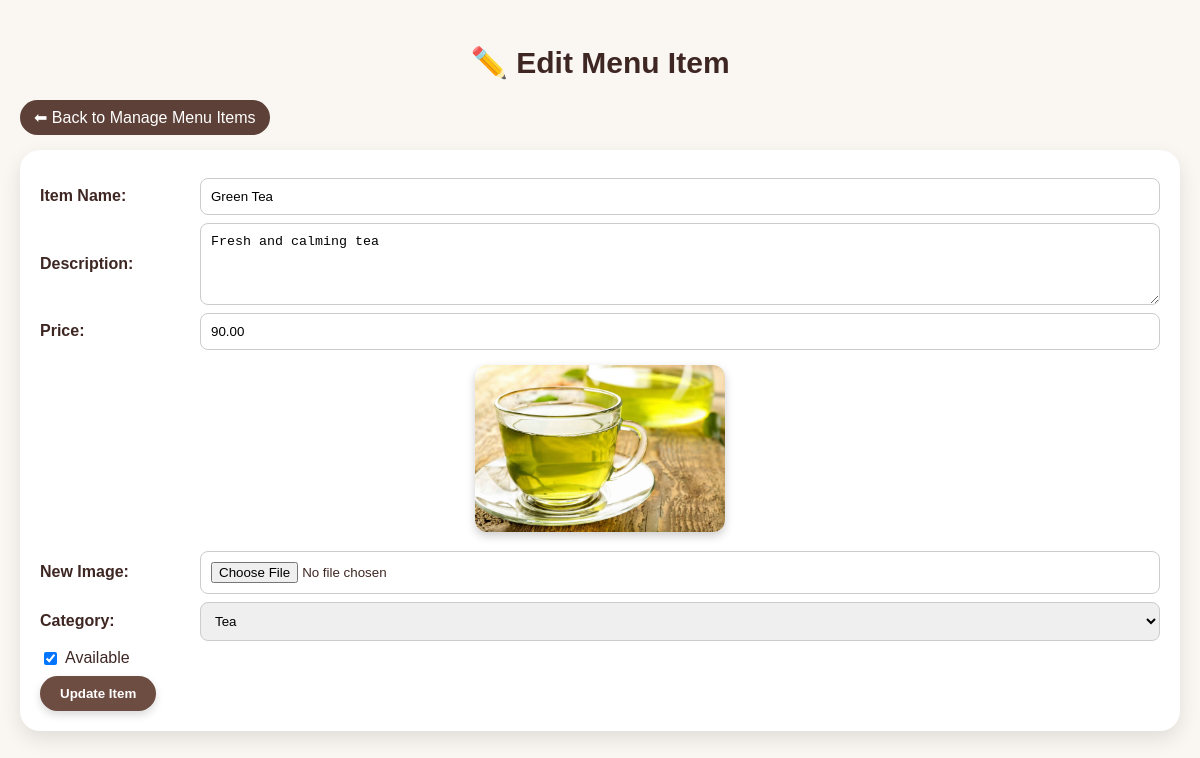
/menu_edit.php?id=6, run on an earlier commit of the app's database.
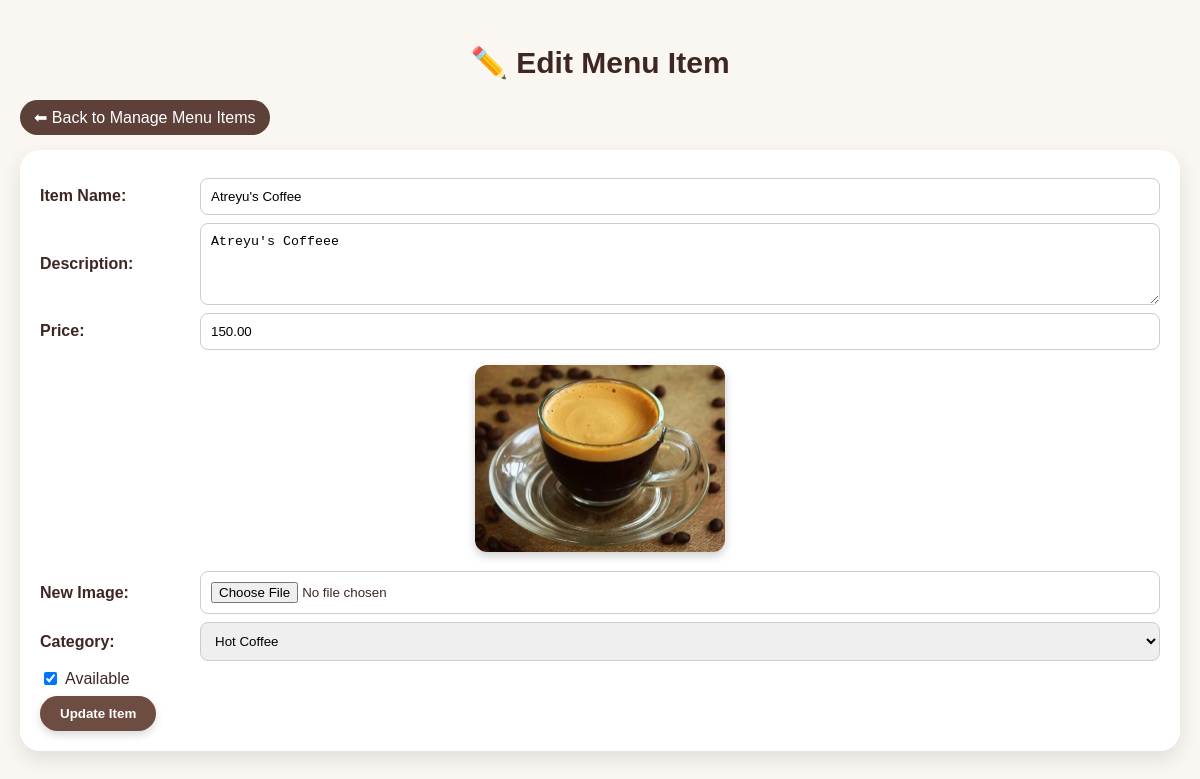
And on a later commit of the database.
### tables this page shows
CREATE TABLE `menu_items` (
  `item_id` int(11) NOT NULL,
  `category_id` int(11) DEFAULT NULL,
  `item_name` varchar(100) DEFAULT NULL,
  `description` text DEFAULT NULL,
  `price` decimal(10,2) DEFAULT NULL,
  `image_url` varchar(255) DEFAULT NULL,
  `is_available` tinyint(1) DEFAULT 1
);

### menu_edit.php (the view, shortened to what this page needs)
<?php
include 'db.php';
$id = isset($_GET['id']) ? (int)$_GET['id'] : 0;
$stmt = $conn->prepare("SELECT * FROM menu_items WHERE item_id=?");
$stmt->bind_param("i", $id);
$stmt->execute();
$item = $stmt->get_result()->fetch_assoc();
?>
<!DOCTYPE html>
<html lang="en">
<head>
</head>
<body>
<h2>✏️ Edit Menu Item</h2>
<a href="menu_admin.php" class="back-btn">⬅ Back to Manage Menu Items</a>
<div class="card">
  <form method="POST" enctype="multipart/form-data">
    <div class="form-group">
      <label for="item_name">Item Name:</label>
      <input type="text" id="item_name" name="item_name" value="<?php echo htmlspecialchars($item['item_name']); ?>" required>
    </div>
    <div class="form-group">
      <label for="description">Description:</label>
      <textarea id="description" name="description"><?php echo htmlspecialchars($item['description']); ?></textarea>
    </div>
    <div class="form-group">
      <label for="price">Price:</label>
      <input type="number" id="price" step="0.01" name="price" value="<?php echo htmlspecialchars($item['price']); ?>" required>
    </div>
    <div style="text-align: center; margin: 15px 0;">
      <img src="<?php echo htmlspecialchars($item['image_url']); ?>" alt="Current Image" class="menu-img">
    </div>
    <div class="form-group">
      <label for="image">New Image:</label>
      <input type="file" id="image" name="image" accept=".jpg,.jpeg,.png,.webp">
    </div>
    <div class="form-group">
      <label for="category_id">Category:</label>
      <select id="category_id" name="category_id">
        <?php
        $catRes = mysqli_query($conn, "SELECT category_id, category_name FROM categories ORDER BY category_name ASC");
        while ($c = mysqli_fetch_assoc($catRes)) {
          $cid = (int)$c['category_id'];
          $cname = htmlspecialchars($c['category_name']);
          $selected = ($cid == (int)$item['category_id']) ? "selected" : "";
          echo "<option value='{$cid}' {$selected}>{$cname}</option>";
        }
        ?>
      </select>
    </div>
    <div class="checkbox-group">
      <input type="checkbox" id="is_available" name="is_available" <?php echo ((int)$item['is_available'] === 1) ? "checked" : ""; ?>>
      <label for="is_available">Available</label>
    </div>
    <button type="submit">Update Item</button>
  </form>
</div>
</body>
</html>

What changed in the data, as far as the page shows it:
changed menu_items: item_name "Green Tea" → "Atreyu's Coffee"; description "Fresh and calming tea" → "Atreyu's Coffeee"; price "90.00" → "150.00"; image_url: a different picture
Also different on the page:
form field category_id: "Tea" → "Hot Coffee"
